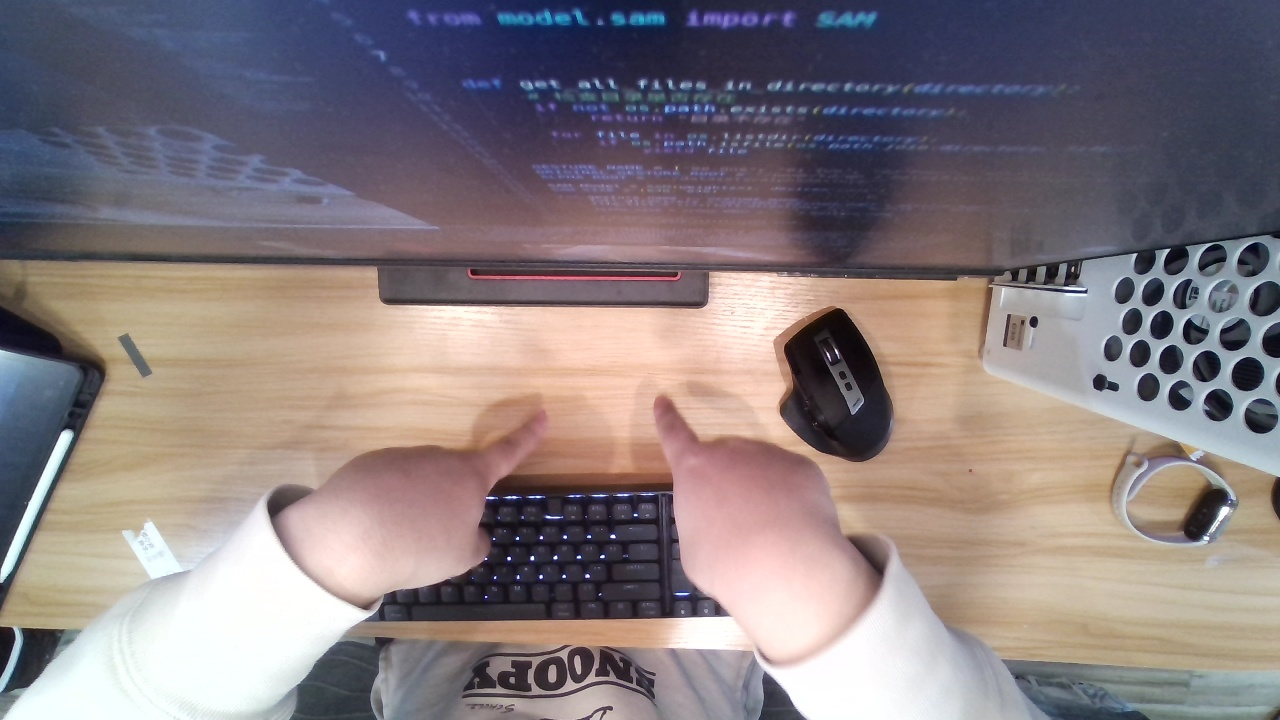
#> input picture 101.jpg, 1280 x 720 px, found by its file name
$ python augment.py
#> lines starting #> are read from the running program, lines starting #| are printed output that depends on the picture
import cv2
import random
import numpy as np
from scipy.ndimage import affine_transform


# [43 lines left out: function letterbox, not called in this run]


def shearing_img(image:np.ndarray, shearing_factor:float, axis:int=0) -> np.ndarray:
    """
    对一张灰度图进行Shearing操作。

    参数:
    - image: 输入的灰度图像，numpy数组格式。
    - shearing_factor: Shearing系数，决定了拉伸或压缩的程度。
    - axis: Shearing操作的轴，0为X轴，1为Y轴。

    返回:
    - sheared_image: 经过Shearing变换后的图像。
    """
    # 根据Shearing方向构造变换矩阵
    if axis == 0:  # X轴Shearing
        transform_matrix = np.array([[1, shearing_factor],
                                      [0, 1]])
    else:  # Y轴Shearing
        transform_matrix = np.array([[1, 0],
                                      [shearing_factor, 1]])

    # 应用仿射变换
    sheared_image = affine_transform(
        image, transform_matrix, offset=0, order=1, mode='constant', cval=0.0
    )

    return sheared_image


# [137 lines left out: functions get_rotated_dimensions, rotate_image, rotate_point, resize_image, resize_point, translate and 1 more, not called in this run]

if __name__ == "__main__":
    image = cv2.cvtColor(cv2.imread("/home/kd/Documents/Codes/fast-gesture/101.jpg"), cv2.COLOR_BGR2GRAY)
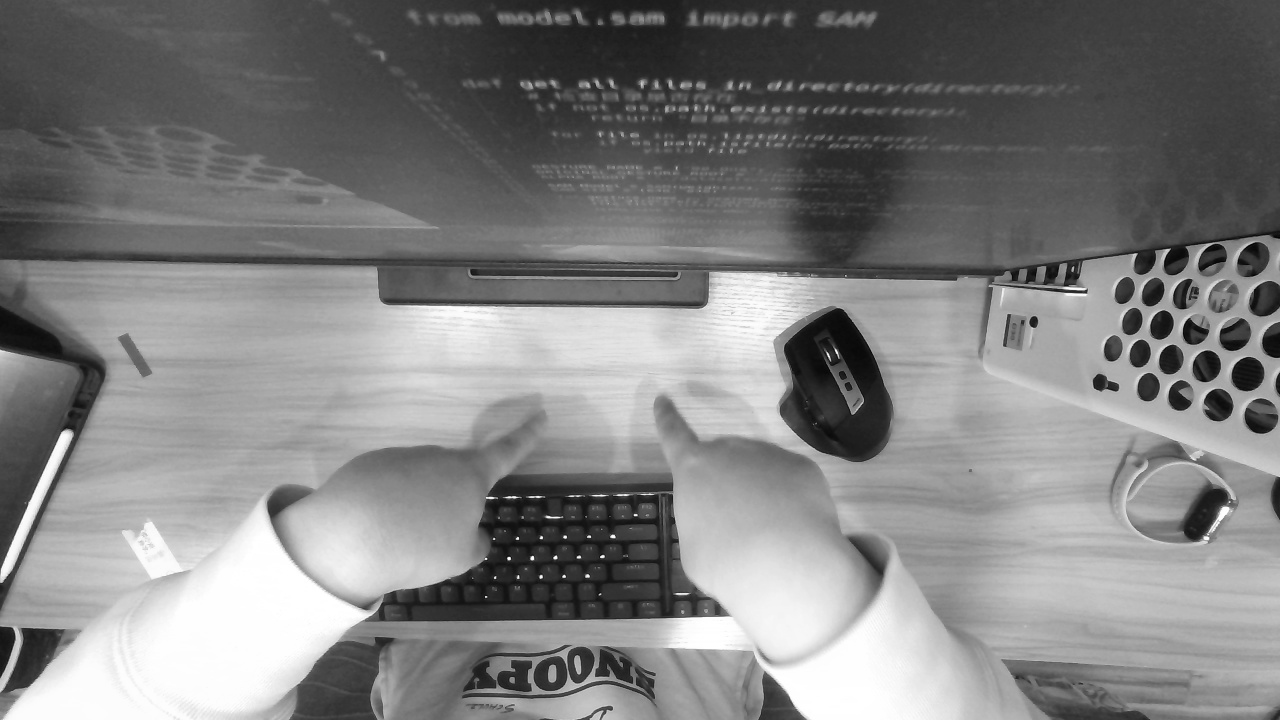
#> image: shape (720, 1280); min 1, max 255, mean 128.1
    new_img = shearing_img(image=image, shearing_factor=0.5, axis=0)
#> in shearing_img, `sheared_image = affine_transform( image, transform_matrix, offset=0, o..`:
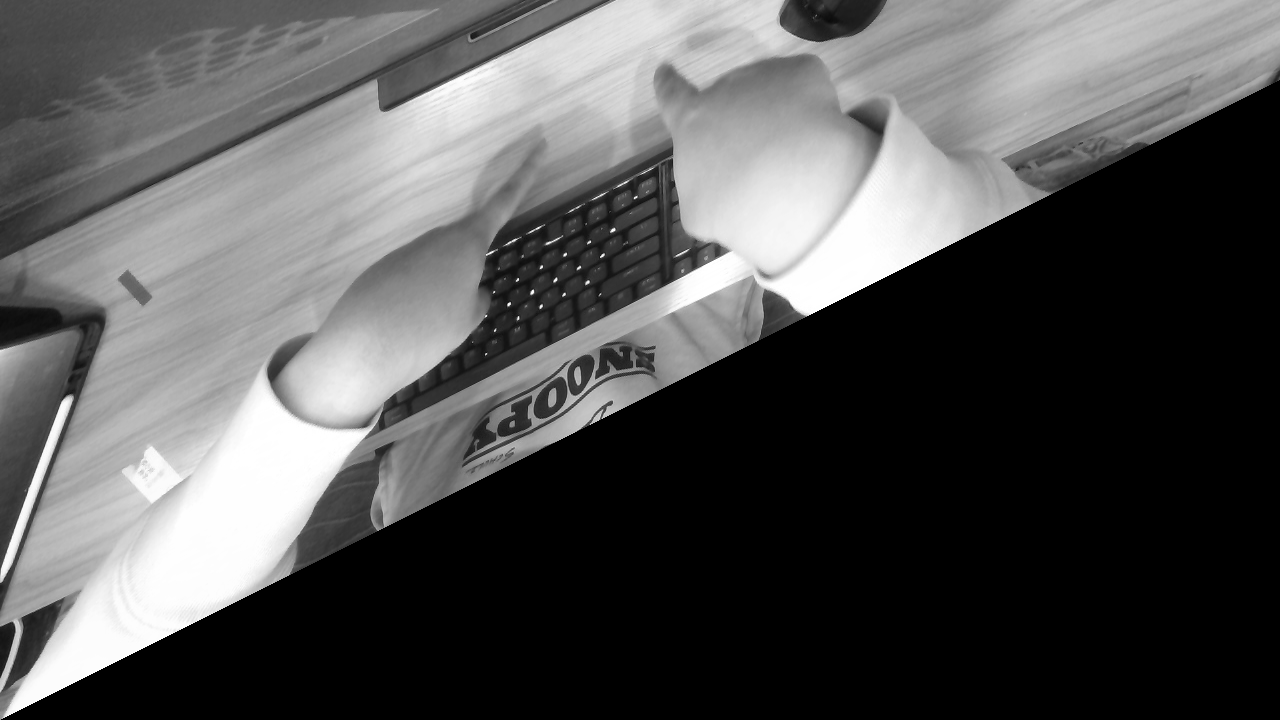
#> sheared_image: shape (720, 1280); min 0, max 255, mean 84.4
    # 示例使用
    cv2.imshow("img shearing", new_img)
    cv2.waitKey(5000)
    pass

$ run again, with 2.jpg copied over 101.jpg
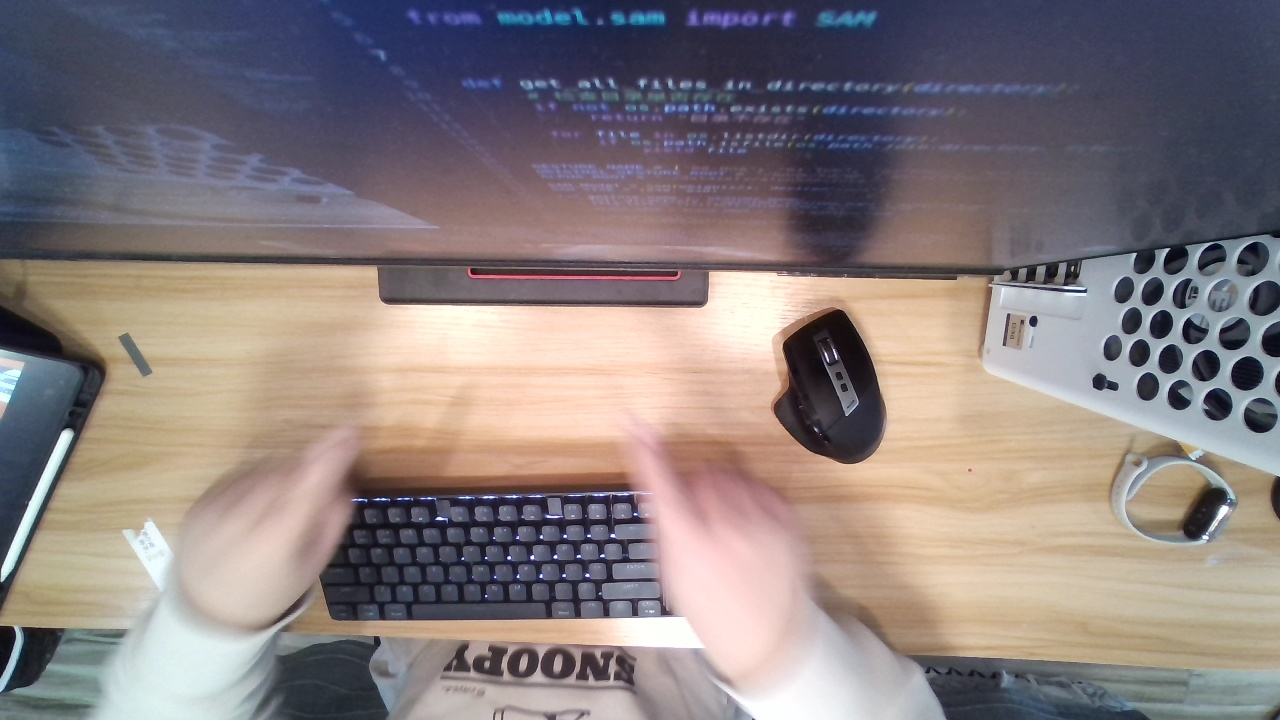
#> input picture 2.jpg, 1280 x 720 px, found by its file name
#> `image = cv2.cvtColor(cv2.imread("/home/kd/Documents/Codes/fast-gesture..`:
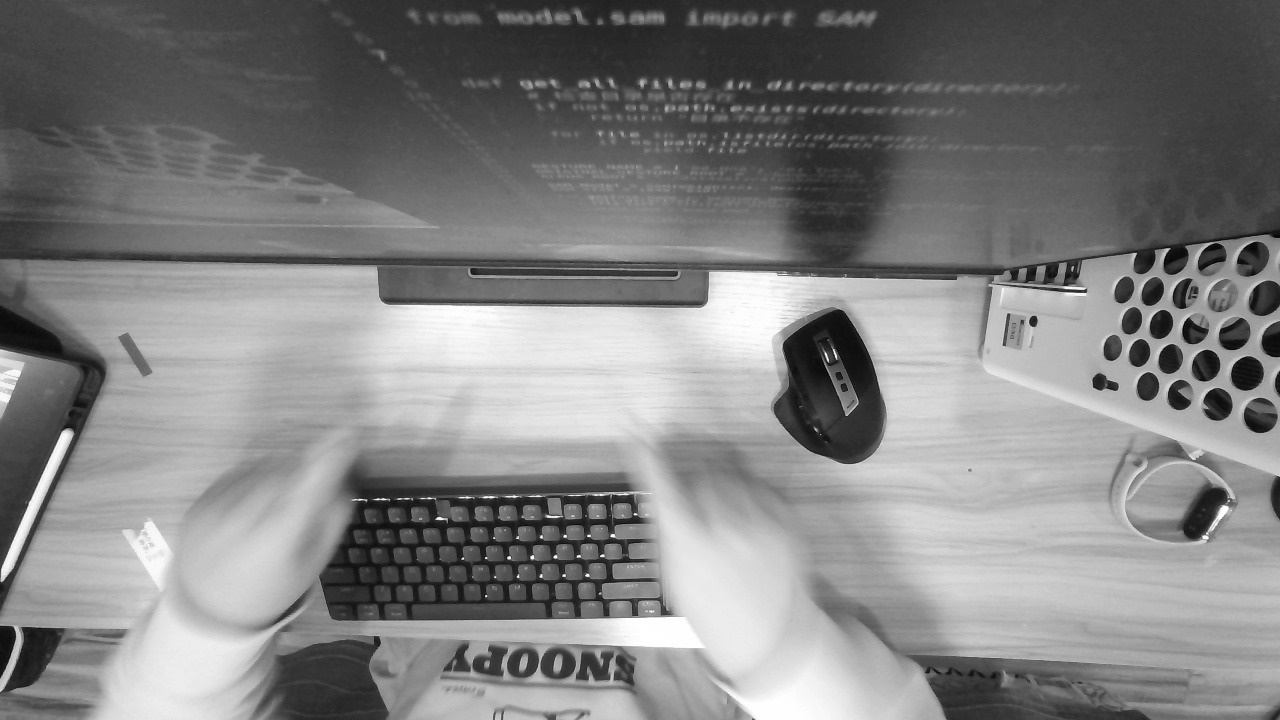
#> image: shape (720, 1280); min 1, max 255, mean 129.1
#> in shearing_img, `sheared_image = affine_transform( image, transform_matrix, offset=0, o..`:
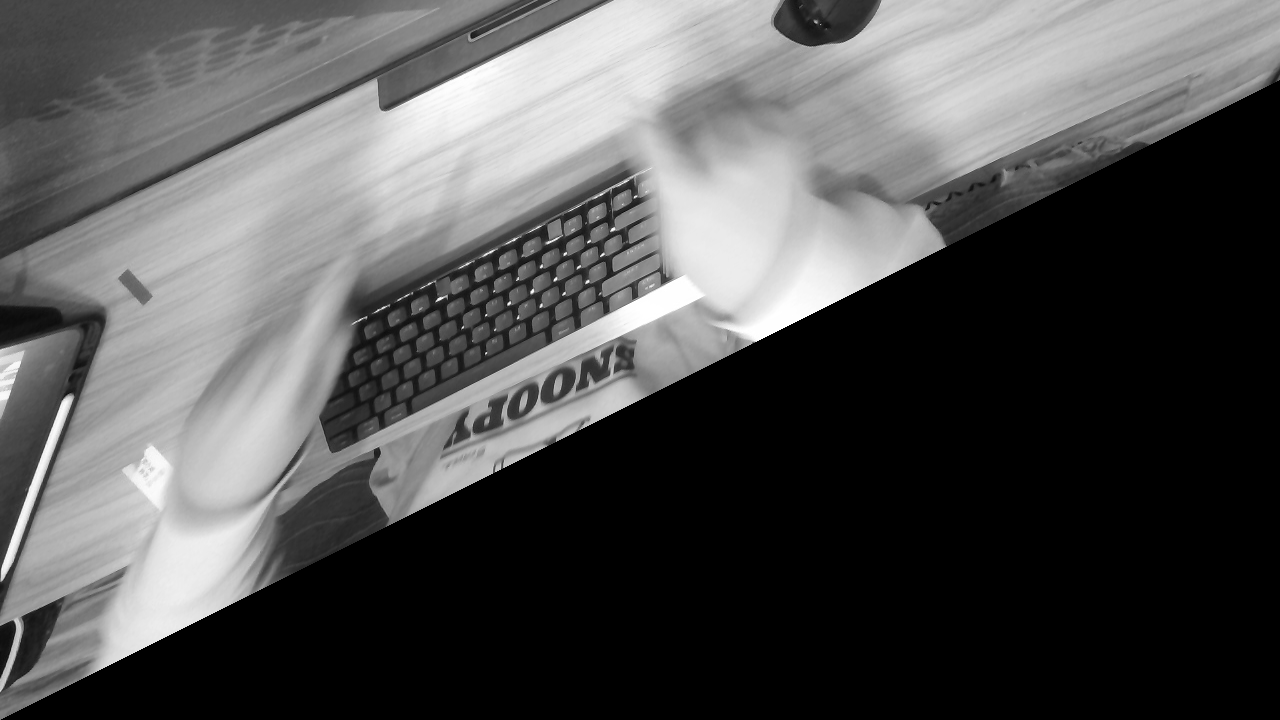
#> sheared_image: shape (720, 1280); min 0, max 255, mean 82.8

$ run again, with 3.jpg copied over 101.jpg
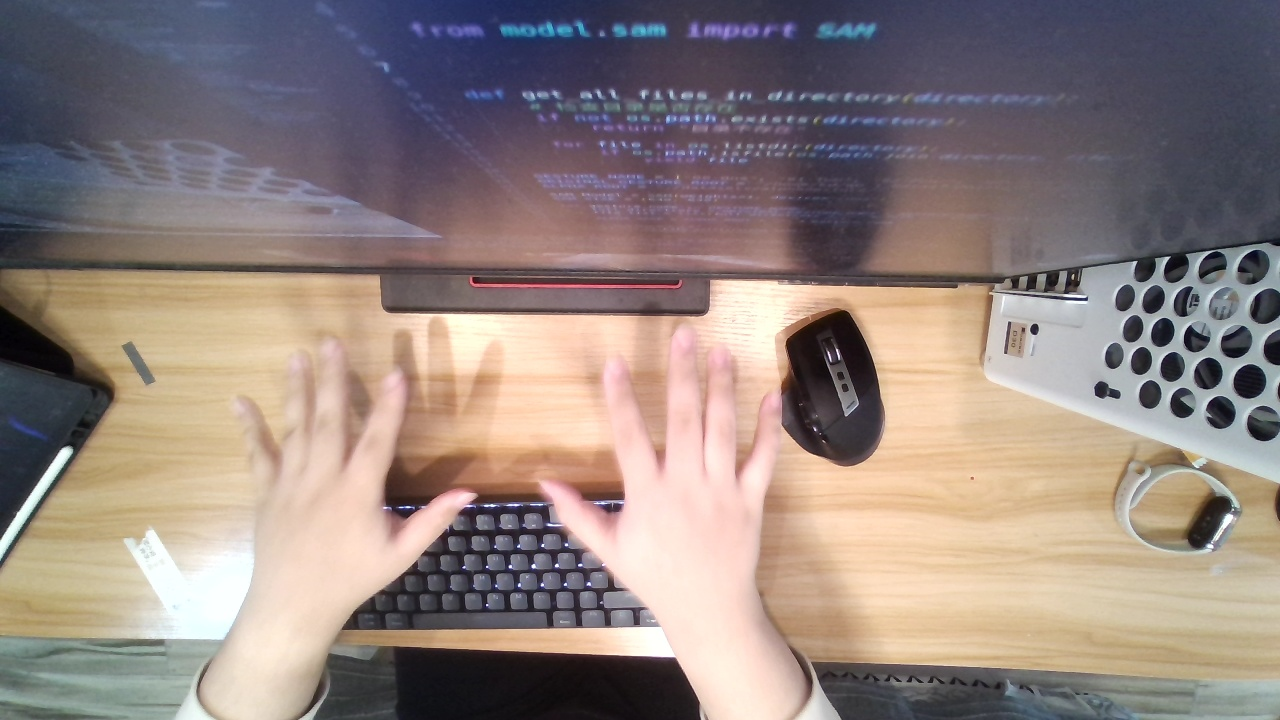
#> input picture 3.jpg, 1280 x 720 px, found by its file name
#> `image = cv2.cvtColor(cv2.imread("/home/kd/Documents/Codes/fast-gesture..`:
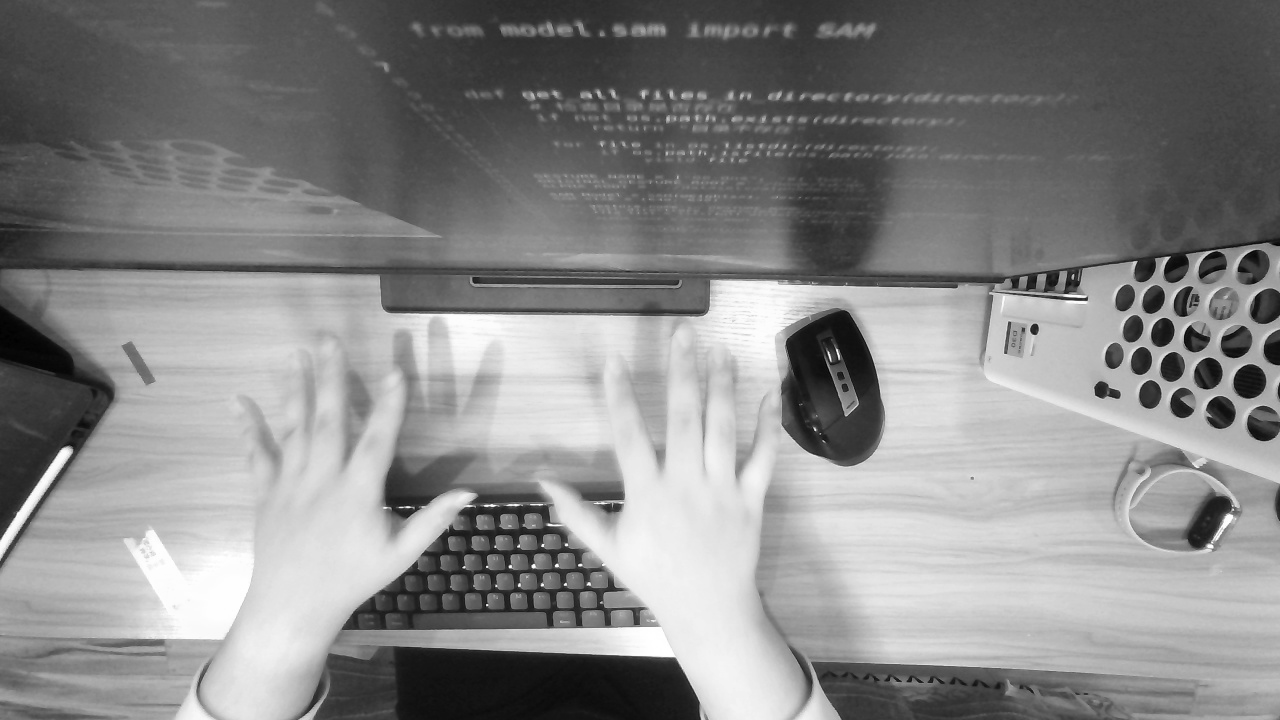
#> image: shape (720, 1280); min 1, max 255, mean 135.3
#> in shearing_img, `sheared_image = affine_transform( image, transform_matrix, offset=0, o..`:
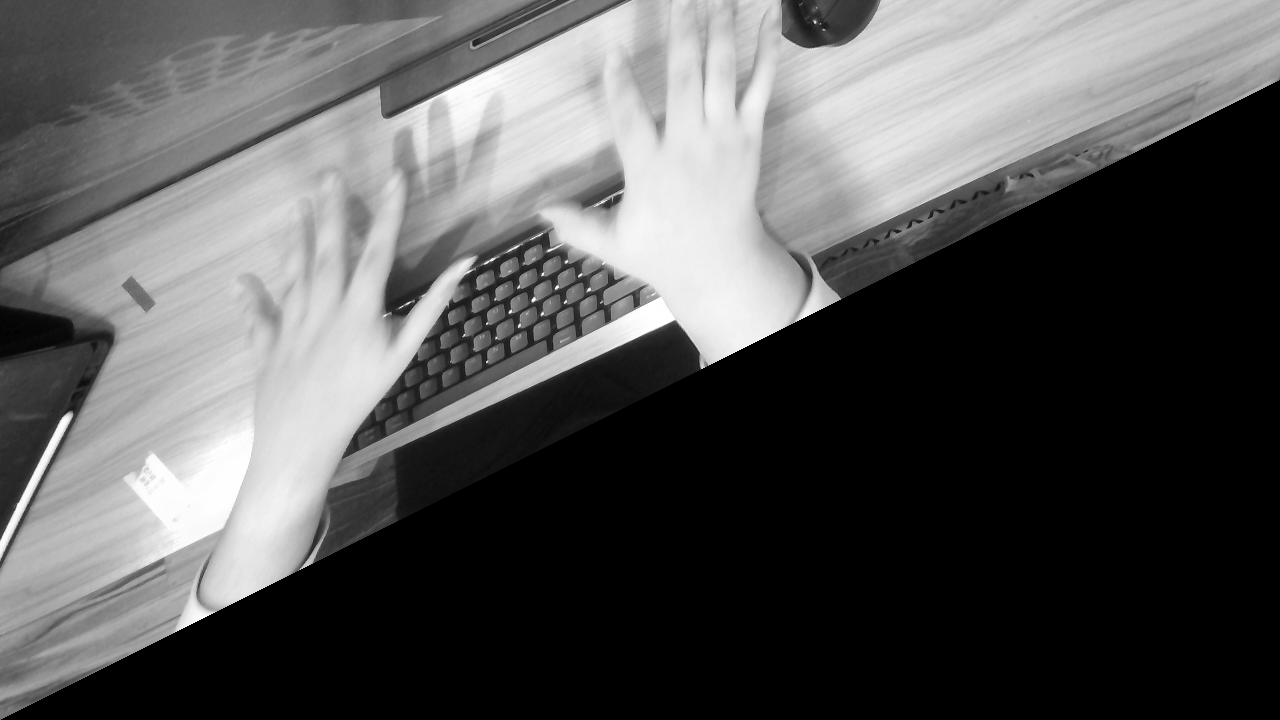
#> sheared_image: shape (720, 1280); min 0, max 255, mean 86.6
